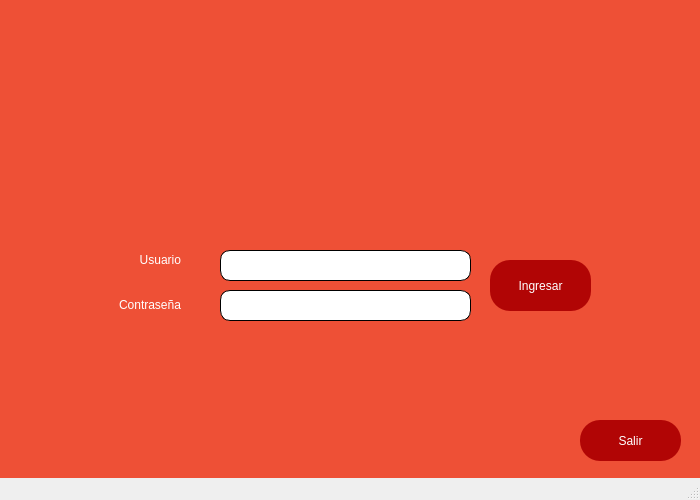
<?xml version="1.0" encoding="UTF-8"?>
<ui version="4.0">
 <class>MainWindow</class>
 <widget class="QMainWindow" name="MainWindow">
  <property name="geometry">
   <rect>
    <x>0</x>
    <y>0</y>
    <width>700</width>
    <height>500</height>
   </rect>
  </property>
  <property name="sizePolicy">
   <sizepolicy hsizetype="Preferred" vsizetype="Preferred">
    <horstretch>0</horstretch>
    <verstretch>0</verstretch>
   </sizepolicy>
  </property>
  <property name="minimumSize">
   <size>
    <width>700</width>
    <height>500</height>
   </size>
  </property>
  <property name="maximumSize">
   <size>
    <width>700</width>
    <height>500</height>
   </size>
  </property>
  <property name="windowTitle">
   <string>AthloZone - Login</string>
  </property>
  <property name="windowIcon">
   <iconset>
    <normaloff>../logoAthloZone.png</normaloff>../logoAthloZone.png</iconset>
  </property>
  <property name="styleSheet">
   <string notr="true">QWidget#centralwidget{
background-color: rgb(238, 80, 54);
}</string>
  </property>
  <widget class="QWidget" name="centralwidget">
   <widget class="QLabel" name="label">
    <property name="geometry">
     <rect>
      <x>250</x>
      <y>40</y>
      <width>191</width>
      <height>181</height>
     </rect>
    </property>
    <property name="styleSheet">
     <string notr="true">font: 36pt &quot;Franklin Gothic Demi Cond&quot;;
</string>
    </property>
    <property name="text">
     <string/>
    </property>
    <property name="pixmap">
     <pixmap>../logoAthloZone.png</pixmap>
    </property>
    <property name="scaledContents">
     <bool>true</bool>
    </property>
   </widget>
   <widget class="QLabel" name="label_2">
    <property name="geometry">
     <rect>
      <x>50</x>
      <y>240</y>
      <width>131</width>
      <height>41</height>
     </rect>
    </property>
    <property name="styleSheet">
     <string notr="true">font: 16pt &quot;Franklin Gothic Demi Cond&quot;;
color: rgb(255, 255, 255)
</string>
    </property>
    <property name="text">
     <string>&lt;html&gt;&lt;head/&gt;&lt;body&gt;&lt;p align=&quot;right&quot;&gt;Usuario&lt;/p&gt;&lt;/body&gt;&lt;/html&gt;</string>
    </property>
   </widget>
   <widget class="QLabel" name="label_3">
    <property name="geometry">
     <rect>
      <x>50</x>
      <y>280</y>
      <width>131</width>
      <height>51</height>
     </rect>
    </property>
    <property name="styleSheet">
     <string notr="true">font: 16pt &quot;Franklin Gothic Demi Cond&quot;;
color: white;
</string>
    </property>
    <property name="text">
     <string>&lt;html&gt;&lt;head/&gt;&lt;body&gt;&lt;p align=&quot;right&quot;&gt;Contraseña&lt;/p&gt;&lt;/body&gt;&lt;/html&gt;</string>
    </property>
   </widget>
   <widget class="QLineEdit" name="lineEdit">
    <property name="geometry">
     <rect>
      <x>220</x>
      <y>250</y>
      <width>251</width>
      <height>31</height>
     </rect>
    </property>
    <property name="styleSheet">
     <string notr="true">border-radius: 10px;
border: 0.5px solid black;
padding-left: 10px;
font-size: 11pt;</string>
    </property>
   </widget>
   <widget class="QLineEdit" name="lineEdit_2">
    <property name="geometry">
     <rect>
      <x>220</x>
      <y>290</y>
      <width>251</width>
      <height>31</height>
     </rect>
    </property>
    <property name="styleSheet">
     <string notr="true">border-radius: 10px;
border: 0.5px solid black;
padding-left: 10px;
font-size: 11pt;</string>
    </property>
    <property name="echoMode">
     <enum>QLineEdit::Password</enum>
    </property>
   </widget>
   <widget class="QPushButton" name="pushButton">
    <property name="geometry">
     <rect>
      <x>490</x>
      <y>260</y>
      <width>101</width>
      <height>51</height>
     </rect>
    </property>
    <property name="styleSheet">
     <string notr="true">background-color: rgb(177, 5, 5);
font: 9pt &quot;MS Shell Dlg 2&quot;;
border-radius: 20px;
color: white
</string>
    </property>
    <property name="text">
     <string>Ingresar</string>
    </property>
   </widget>
   <widget class="QPushButton" name="pushButton_3">
    <property name="geometry">
     <rect>
      <x>580</x>
      <y>420</y>
      <width>101</width>
      <height>41</height>
     </rect>
    </property>
    <property name="styleSheet">
     <string notr="true">background-color: rgb(177, 5, 5);
font: 9pt &quot;MS Shell Dlg 2&quot;;
border-radius: 20px;
color: white
</string>
    </property>
    <property name="text">
     <string>Salir</string>
    </property>
   </widget>
   <widget class="QLabel" name="label_4">
    <property name="geometry">
     <rect>
      <x>180</x>
      <y>350</y>
      <width>361</width>
      <height>31</height>
     </rect>
    </property>
    <property name="styleSheet">
     <string notr="true">font: 13pt &quot;MS Shell Dlg 2&quot;;
color: black;</string>
    </property>
    <property name="text">
     <string>&lt;html&gt;&lt;head/&gt;&lt;body&gt;&lt;p&gt;&lt;br/&gt;&lt;/p&gt;&lt;/body&gt;&lt;/html&gt;</string>
    </property>
   </widget>
  </widget>
  <widget class="QStatusBar" name="statusbar"/>
 </widget>
 <resources/>
 <connections/>
</ui>
